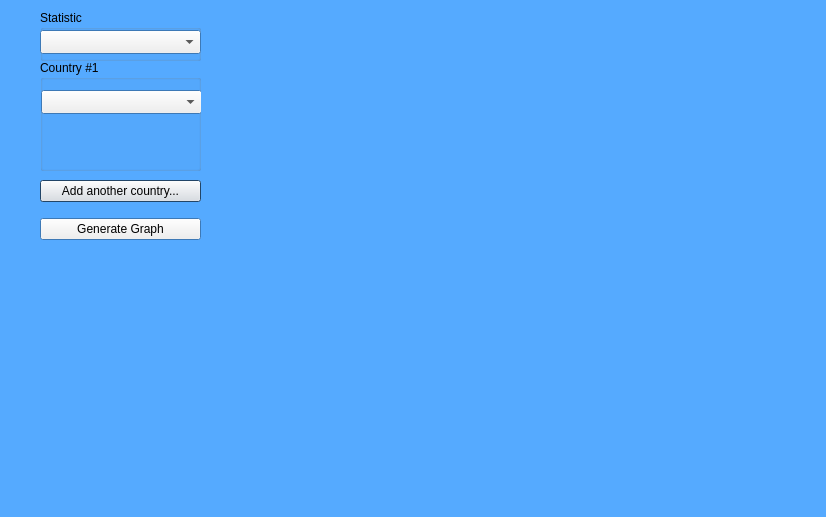
<?xml version="1.0" encoding="UTF-8"?>
<ui version="4.0">
 <class>homescreen</class>
 <widget class="QDialog" name="homescreen">
  <property name="geometry">
   <rect>
    <x>0</x>
    <y>0</y>
    <width>826</width>
    <height>517</height>
   </rect>
  </property>
  <property name="palette">
   <palette>
    <active>
     <colorrole role="Window">
      <brush brushstyle="SolidPattern">
       <color alpha="255">
        <red>85</red>
        <green>170</green>
        <blue>255</blue>
       </color>
      </brush>
     </colorrole>
     <colorrole role="Shadow">
      <brush brushstyle="SolidPattern">
       <color alpha="255">
        <red>61</red>
        <green>121</green>
        <blue>182</blue>
       </color>
      </brush>
     </colorrole>
     <colorrole role="Highlight">
      <brush brushstyle="SolidPattern">
       <color alpha="255">
        <red>43</red>
        <green>86</green>
        <blue>129</blue>
       </color>
      </brush>
     </colorrole>
    </active>
    <inactive>
     <colorrole role="Window">
      <brush brushstyle="SolidPattern">
       <color alpha="255">
        <red>85</red>
        <green>170</green>
        <blue>255</blue>
       </color>
      </brush>
     </colorrole>
     <colorrole role="Shadow">
      <brush brushstyle="SolidPattern">
       <color alpha="255">
        <red>61</red>
        <green>121</green>
        <blue>182</blue>
       </color>
      </brush>
     </colorrole>
     <colorrole role="Highlight">
      <brush brushstyle="SolidPattern">
       <color alpha="255">
        <red>43</red>
        <green>86</green>
        <blue>129</blue>
       </color>
      </brush>
     </colorrole>
    </inactive>
    <disabled>
     <colorrole role="Base">
      <brush brushstyle="SolidPattern">
       <color alpha="255">
        <red>85</red>
        <green>170</green>
        <blue>255</blue>
       </color>
      </brush>
     </colorrole>
     <colorrole role="Window">
      <brush brushstyle="SolidPattern">
       <color alpha="255">
        <red>85</red>
        <green>170</green>
        <blue>255</blue>
       </color>
      </brush>
     </colorrole>
     <colorrole role="Shadow">
      <brush brushstyle="SolidPattern">
       <color alpha="255">
        <red>61</red>
        <green>121</green>
        <blue>182</blue>
       </color>
      </brush>
     </colorrole>
    </disabled>
   </palette>
  </property>
  <property name="windowTitle">
   <string>CovidFX</string>
  </property>
  <property name="autoFillBackground">
   <bool>false</bool>
  </property>
  <property name="styleSheet">
   <string notr="true"/>
  </property>
  <widget class="QWidget" name="verticalLayoutWidget">
   <property name="geometry">
    <rect>
     <x>40</x>
     <y>170</y>
     <width>161</width>
     <height>80</height>
    </rect>
   </property>
   <layout class="QVBoxLayout" name="verticalLayout">
    <item>
     <widget class="QPushButton" name="pushButton">
      <property name="text">
       <string>Add another country...</string>
      </property>
     </widget>
    </item>
    <item>
     <widget class="QPushButton" name="pushButton_2">
      <property name="text">
       <string>Generate Graph</string>
      </property>
     </widget>
    </item>
   </layout>
  </widget>
  <widget class="QGroupBox" name="groupBox">
   <property name="geometry">
    <rect>
     <x>40</x>
     <y>60</y>
     <width>161</width>
     <height>111</height>
    </rect>
   </property>
   <property name="title">
    <string>Country #1</string>
   </property>
   <widget class="QComboBox" name="countryDropDownMenu">
    <property name="geometry">
     <rect>
      <x>1</x>
      <y>30</y>
      <width>161</width>
      <height>24</height>
     </rect>
    </property>
   </widget>
  </widget>
  <widget class="QGroupBox" name="groupBox_2">
   <property name="geometry">
    <rect>
     <x>40</x>
     <y>10</y>
     <width>161</width>
     <height>51</height>
    </rect>
   </property>
   <property name="title">
    <string>Statistic</string>
   </property>
   <widget class="QComboBox" name="comboBox_2">
    <property name="geometry">
     <rect>
      <x>0</x>
      <y>20</y>
      <width>161</width>
      <height>24</height>
     </rect>
    </property>
   </widget>
  </widget>
  <widget class="QCustomPlot" name="dataPlot" native="true">
   <property name="geometry">
    <rect>
     <x>229</x>
     <y>19</y>
     <width>571</width>
     <height>411</height>
    </rect>
   </property>
  </widget>
 </widget>
 <customwidgets>
  <customwidget>
   <class>QCustomPlot</class>
   <extends>QWidget</extends>
   <header>qcustomplot.h</header>
   <container>1</container>
  </customwidget>
 </customwidgets>
 <resources/>
 <connections/>
</ui>
